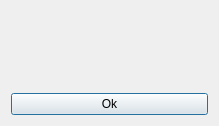
<?xml version="1.0" encoding="UTF-8"?>
<ui version="4.0">
 <class>Dialog</class>
 <widget class="QDialog" name="Dialog">
  <property name="geometry">
   <rect>
    <x>0</x>
    <y>0</y>
    <width>219</width>
    <height>126</height>
   </rect>
  </property>
  <property name="windowTitle">
   <string>Dialog</string>
  </property>
  <layout class="QGridLayout" name="gridLayout">
   <item row="0" column="0">
    <widget class="QLabel" name="warning">
     <property name="text">
      <string/>
     </property>
     <property name="alignment">
      <set>Qt::AlignCenter</set>
     </property>
    </widget>
   </item>
   <item row="1" column="0">
    <widget class="QPushButton" name="ok">
     <property name="text">
      <string>Ok</string>
     </property>
    </widget>
   </item>
  </layout>
 </widget>
 <resources/>
 <connections/>
</ui>
